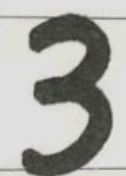
#> input picture 02_PC端网页与训练工具/训练与模型工具/reports/new_three_clipboard.png, 126 x 176 px
$ python -i digit_image.py   (imports and definitions only)
#> lines starting #> are read from the running program, lines starting #| are printed output that depends on the picture; after the words box and inside, x2 and y2 are one past the last pixel; in counts of white or black regions, pixels touching at a corner belong together
#!/usr/bin/env python
# -*- coding: utf-8 -*-
"""Image conversion helpers for 28x28 digit inference."""

from __future__ import annotations

from pathlib import Path

import numpy as np
from PIL import Image, ImageOps


GRID_SIZE = 28
NORMAL_SIZE = 20


def normalize_to_model_image(gray: np.ndarray, normal_size: int = NORMAL_SIZE) -> np.ndarray:
    """Convert a grayscale digit image to the same 28x28 binary layout used by STM32."""
#> called with normal_size = 20
    arr = np.asarray(gray, dtype=np.uint8)
    if arr.ndim == 3:
        arr = arr[:, :, 0]

    # Most photos/scans are dark strokes on light paper; MNIST is already bright on dark.
    work = arr
    if float(work.mean()) > 127.0:
        work = 255 - work
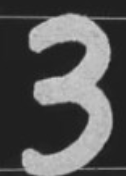
#> work: shape (176, 126); min 26, max 210, mean 86.3

    if int(work.max()) > int(work.min()):
        work = np.asarray(ImageOps.autocontrast(Image.fromarray(work)), dtype=np.uint8)
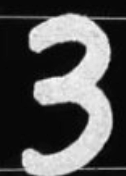
#> work: shape (176, 126); min 0, max 255, mean 83.1

    threshold = max(24, int(float(work.mean()) + 0.20 * float(work.std())))
#> threshold = 102
    mask = work > threshold
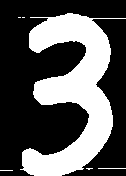
#> mask: shape (176, 126) bool; 34.7% white; 6 white regions (4 under 20 px), largest, box (x1, y1, x2, y2) and area: (20, 13, 126, 176) 7643, (98, 168, 126, 169) 28
    if not bool(mask.any()):
        return np.zeros((GRID_SIZE * GRID_SIZE,), dtype=np.uint8)

    ys, xs = np.nonzero(mask)
#> ys = 7699 values from 13 to 175; xs = 7699 values, max 125 at index 214, min 0 at index 7438, mean 72.87
    cropped = mask[ys.min() : ys.max() + 1, xs.min() : xs.max() + 1].astype(np.uint8) * 255
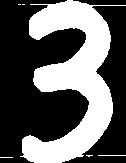
#> cropped: shape (163, 126); 37.5% white; 6 white regions (4 under 20 px), largest, box (x1, y1, x2, y2) and area: (20, 0, 126, 163) 7643, (98, 155, 126, 156) 28
    height, width = cropped.shape
#> height = 163; width = 126
    long_side = max(width, height)
#> long_side = 163
    scaled_w = max(1, min(normal_size, int((width * normal_size + long_side // 2) // long_side)))
#> scaled_w = 15
    scaled_h = max(1, min(normal_size, int((height * normal_size + long_side // 2) // long_side)))
#> scaled_h = 20

    resized = Image.fromarray(cropped).resize((scaled_w, scaled_h), Image.Resampling.NEAREST)
    out = np.zeros((GRID_SIZE, GRID_SIZE), dtype=np.uint8)
    offset_x = (GRID_SIZE - scaled_w) // 2
#> offset_x = 6
    offset_y = (GRID_SIZE - scaled_h) // 2
#> offset_y = 4
    out[offset_y : offset_y + scaled_h, offset_x : offset_x + scaled_w] = np.asarray(resized, dtype=np.uint8)
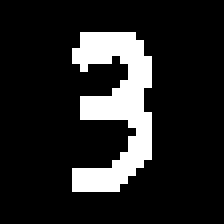
#> out: shape (28, 28) (shown 8 times larger); 14.4% white; 1 white region, box (x1, y1, x2, y2) and area: (9, 4, 19, 24) 113
    return center_model_image(out).reshape(-1)


def center_model_image(image: np.ndarray) -> np.ndarray:
    arr = np.asarray(image, dtype=np.uint8).reshape(GRID_SIZE, GRID_SIZE)
    ys, xs = np.nonzero(arr > 0)
#> ys = 113 values from 4 to 23; xs = 113 values, max 18 at index 32, min 9 at index 15, mean 14.05
    if xs.size == 0:
        return arr.copy()

    center_x = int((int(xs.sum()) + xs.size // 2) // xs.size)
#> center_x = 14
    center_y = int((int(ys.sum()) + ys.size // 2) // ys.size)
#> center_y = 13
    shift_x = GRID_SIZE // 2 - center_x
#> shift_x = 0
    shift_y = GRID_SIZE // 2 - center_y
#> shift_y = 1
    if shift_x == 0 and shift_y == 0:
        return arr.copy()

    out = np.zeros_like(arr)
    for y, x in zip(ys, xs):
        nx = int(x) + shift_x
        ny = int(y) + shift_y
        if 0 <= nx < GRID_SIZE and 0 <= ny < GRID_SIZE:
            out[ny, nx] = arr[y, x]
#> this loop made 113 passes
#> (y, x, nx, ny) on passes 1 to 12: (4, 10, 10, 5), (4, 11, 11, 5), (4, 12, 12, 5), (4, 13, 13, 5), (4, 14, 14, 5), (4, 15, 15, 5), (4, 16, 16, 5), (5, 10, 10, 6), (5, 11, 11, 6), (5, 12, 12, 6), (5, 13, 13, 6), (5, 14, 14, 6)
#> (nx, ny) on passes 61 to 66: (14, 14), (15, 14), (16, 14), (17, 14), (10, 15), (11, 15)
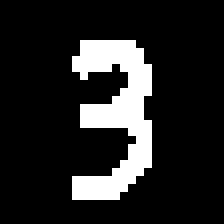
#> out: shape (28, 28) (shown 8 times larger); 14.4% white; 1 white region, box (x1, y1, x2, y2) and area: (9, 5, 19, 25) 113
    return out


def save_bmp_28(path: Path, pixels: np.ndarray) -> None:
    path.parent.mkdir(parents=True, exist_ok=True)
    arr = np.asarray(pixels, dtype=np.uint8).reshape(GRID_SIZE, GRID_SIZE)
    Image.fromarray(arr).save(path, format="BMP")


def load_digit_image(path: Path, normalize_large: bool = True) -> np.ndarray:
    img = Image.open(path).convert("L")
    arr = np.asarray(img, dtype=np.uint8)
    if arr.shape == (GRID_SIZE, GRID_SIZE) and not normalize_large:
        return arr.reshape(-1)
    if arr.shape == (GRID_SIZE, GRID_SIZE):
        unique_count = np.unique(arr).size
        if unique_count <= 4:
            return arr.reshape(-1)
    if normalize_large:
        return normalize_to_model_image(arr)
    resized = img.resize((GRID_SIZE, GRID_SIZE), Image.Resampling.BILINEAR)
    return np.asarray(resized, dtype=np.uint8).reshape(-1)

>>> result = load_digit_image('reports/new_three_clipboard.png')
#> result = 784 values, max 255 at index 150, min 0 at index 0, mean 36.75
